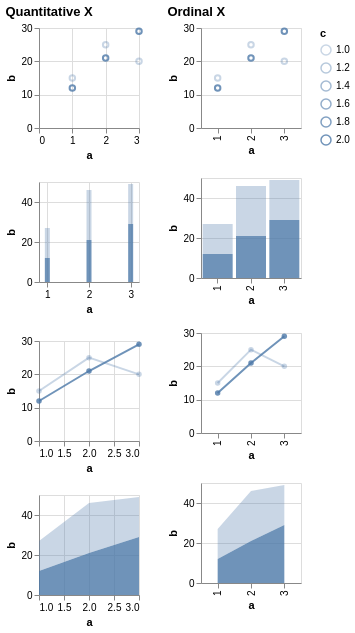

Source (Vega-Lite JSON):
### Vega specification from a JSON file in a GitHub repository (floating-point values rounded to 4 significant figures)
{"$schema": "https://vega.github.io/schema/vega/v5.json", "description": "Testing invalid", "background": "white", "padding": 5, "data": [{"name": "source_0", "values": [{"a": 1, "b": 15, "c": 1}, {"a": 2, "b": 25, "c": 1}, {"a": 3, "b": 20, "c": 1}, {"a": 1, "b": 12, "c": 2}, {"a": 2, "b": 21, "c": 2}, {"a": 3, "b": 29, "c": 2}, {"a": 1, "b": 8, "c": null}, {"a": 2, "b": 31, "c": null}, {"a": 3, "b": 49, "c": null}]}, {"name": "data_0", "source": "source_0", "transform": [{"type": "formula", "expr": "toNumber(datum[\"a\"])", "as": "a"}]}, {"name": "data_1", "source": "data_0", "transform": [{"type": "filter", "expr": "isValid(datum[\"a\"]) && isFinite(+datum[\"a\"]) && isValid(datum[\"b\"]) && isFinite(+datum[\"b\"]) && isValid(datum[\"c\"]) && isFinite(+datum[\"c\"])"}]}, {"name": "data_2", "source": "data_0", "transform": [{"type": "stack", "groupby": ["a"], "field": "b", "sort": {"field": ["c"], "order": ["descending"]}, "as": ["b_start", "b_end"], "offset": "zero"}, {"type": "filter", "expr": "isValid(datum[\"a\"]) && isFinite(+datum[\"a\"]) && isValid(datum[\"b\"]) && isFinite(+datum[\"b\"]) && isValid(datum[\"c\"]) && isFinite(+datum[\"c\"])"}]}, {"name": "data_3", "source": "data_0", "transform": [{"type": "impute", "field": "b", "groupby": ["c"], "key": "a", "method": "value", "value": 0}, {"type": "stack", "groupby": ["a"], "field": "b", "sort": {"field": ["c"], "order": ["descending"]}, "as": ["b_start", "b_end"], "offset": "zero"}, {"type": "filter", "expr": "isValid(datum[\"a\"]) && isFinite(+datum[\"a\"]) && isValid(datum[\"b\"]) && isFinite(+datum[\"b\"]) && isValid(datum[\"c\"]) && isFinite(+datum[\"c\"])"}]}, {"name": "data_4", "source": "data_0", "transform": [{"type": "filter", "expr": "isValid(datum[\"b\"]) && isFinite(+datum[\"b\"]) && isValid(datum[\"c\"]) && isFinite(+datum[\"c\"])"}]}, {"name": "data_5", "source": "data_0", "transform": [{"type": "stack", "groupby": ["a"], "field": "b", "sort": {"field": ["c"], "order": ["descending"]}, "as": ["b_start", "b_end"], "offset": "zero"}, {"type": "filter", "expr": "isValid(datum[\"b\"]) && isFinite(+datum[\"b\"]) && isValid(datum[\"c\"]) && isFinite(+datum[\"c\"])"}]}, {"name": "data_6", "source": "data_0", "transform": [{"type": "impute", "field": "b", "groupby": ["c"], "key": "a", "method": "value", "value": 0}, {"type": "stack", "groupby": ["a"], "field": "b", "sort": {"field": ["c"], "order": ["descending"]}, "as": ["b_start", "b_end"], "offset": "zero"}, {"type": "filter", "expr": "isValid(datum[\"b\"]) && isFinite(+datum[\"b\"]) && isValid(datum[\"c\"]) && isFinite(+datum[\"c\"])"}]}], "signals": [{"name": "childWidth", "value": 100}, {"name": "concat_0_childHeight", "value": 100}, {"name": "concat_1_childHeight", "value": 100}], "layout": {"padding": 20, "bounds": "full", "align": "each"}, "marks": [{"type": "group", "name": "concat_0_group", "title": {"text": "Quantitative X", "anchor": "start"}, "layout": {"padding": 20, "columns": 1, "bounds": "full", "align": "each"}, "marks": [{"type": "group", "name": "concat_0_concat_0_group", "style": "cell", "encode": {"update": {"width": {"signal": "childWidth"}, "height": {"signal": "concat_0_childHeight"}}}, "marks": [{"name": "concat_0_concat_0_marks", "type": "symbol", "style": ["point"], "from": {"data": "data_1"}, "encode": {"update": {"opacity": {"scale": "opacity", "field": "c"}, "fill": {"value": "transparent"}, "stroke": {"value": "#4c78a8"}, "ariaRoleDescription": {"value": "point"}, "description": {"signal": "\"a: \" + (format(datum[\"a\"], \"\")) + \"; b: \" + (format(datum[\"b\"], \"\")) + \"; c: \" + (format(datum[\"c\"], \"\"))"}, "x": {"scale": "concat_0_concat_0_x", "field": "a"}, "y": {"scale": "concat_0_concat_0_y", "field": "b"}}}}], "axes": [{"scale": "concat_0_concat_0_x", "orient": "bottom", "gridScale": "concat_0_concat_0_y", "grid": true, "tickCount": {"signal": "ceil(childWidth/40)"}, "domain": false, "labels": false, "aria": false, "maxExtent": 0, "minExtent": 0, "ticks": false, "zindex": 0}, {"scale": "concat_0_concat_0_y", "orient": "left", "gridScale": "concat_0_concat_0_x", "grid": true, "tickCount": {"signal": "ceil(concat_0_childHeight/40)"}, "domain": false, "labels": false, "aria": false, "maxExtent": 0, "minExtent": 0, "ticks": false, "zindex": 0}, {"scale": "concat_0_concat_0_x", "orient": "bottom", "grid": false, "title": "a", "labelFlush": true, "labelOverlap": true, "tickCount": {"signal": "ceil(childWidth/40)"}, "zindex": 0}, {"scale": "concat_0_concat_0_y", "orient": "left", "grid": false, "title": "b", "labelOverlap": true, "tickCount": {"signal": "ceil(concat_0_childHeight/40)"}, "zindex": 0}]}, {"type": "group", "name": "concat_0_concat_1_group", "style": "cell", "encode": {"update": {"width": {"signal": "childWidth"}, "height": {"signal": "concat_0_childHeight"}}}, "marks": [{"name": "concat_0_concat_1_marks", "type": "rect", "style": ["bar"], "from": {"data": "data_2"}, "encode": {"update": {"fill": {"value": "#4c78a8"}, "opacity": {"scale": "opacity", "field": "c"}, "ariaRoleDescription": {"value": "bar"}, "description": {"signal": "\"a: \" + (format(datum[\"a\"], \"\")) + \"; b: \" + (format(datum[\"b\"], \"\")) + \"; c: \" + (format(datum[\"c\"], \"\"))"}, "xc": {"scale": "concat_0_concat_1_x", "field": "a"}, "width": {"value": 5}, "y": {"scale": "concat_0_concat_1_y", "field": "b_end"}, "y2": {"scale": "concat_0_concat_1_y", "field": "b_start"}}}}], "axes": [{"scale": "concat_0_concat_1_x", "orient": "bottom", "gridScale": "concat_0_concat_1_y", "grid": true, "tickCount": {"signal": "ceil(childWidth/40)"}, "domain": false, "labels": false, "aria": false, "maxExtent": 0, "minExtent": 0, "ticks": false, "zindex": 0}, {"scale": "concat_0_concat_1_y", "orient": "left", "gridScale": "concat_0_concat_1_x", "grid": true, "tickCount": {"signal": "ceil(concat_0_childHeight/40)"}, "domain": false, "labels": false, "aria": false, "maxExtent": 0, "minExtent": 0, "ticks": false, "zindex": 0}, {"scale": "concat_0_concat_1_x", "orient": "bottom", "grid": false, "title": "a", "labelFlush": true, "labelOverlap": true, "tickCount": {"signal": "ceil(childWidth/40)"}, "zindex": 0}, {"scale": "concat_0_concat_1_y", "orient": "left", "grid": false, "title": "b", "labelOverlap": true, "tickCount": {"signal": "ceil(concat_0_childHeight/40)"}, "zindex": 0}]}, {"type": "group", "name": "concat_0_concat_2_group", "style": "cell", "encode": {"update": {"width": {"signal": "childWidth"}, "height": {"signal": "concat_0_childHeight"}}}, "marks": [{"name": "concat_0_concat_2_layer_0_pathgroup", "type": "group", "from": {"facet": {"name": "faceted_path_concat_0_concat_2_layer_0_main", "data": "data_1", "groupby": ["c"]}}, "encode": {"update": {"width": {"field": {"group": "width"}}, "height": {"field": {"group": "height"}}}}, "marks": [{"name": "concat_0_concat_2_layer_0_marks", "type": "line", "style": ["line"], "sort": {"field": "datum[\"a\"]"}, "from": {"data": "faceted_path_concat_0_concat_2_layer_0_main"}, "encode": {"update": {"stroke": {"value": "#4c78a8"}, "opacity": {"scale": "opacity", "field": "c"}, "description": {"signal": "\"a: \" + (format(datum[\"a\"], \"\")) + \"; b: \" + (format(datum[\"b\"], \"\")) + \"; c: \" + (format(datum[\"c\"], \"\"))"}, "x": {"scale": "concat_0_concat_2_x", "field": "a"}, "y": {"scale": "concat_0_concat_2_y", "field": "b"}}}}]}, {"name": "concat_0_concat_2_layer_1_marks", "type": "symbol", "style": ["point"], "from": {"data": "data_1"}, "encode": {"update": {"opacity": {"scale": "opacity", "field": "c"}, "fill": {"value": "#4c78a8"}, "ariaRoleDescription": {"value": "point"}, "description": {"signal": "\"a: \" + (format(datum[\"a\"], \"\")) + \"; b: \" + (format(datum[\"b\"], \"\")) + \"; c: \" + (format(datum[\"c\"], \"\"))"}, "x": {"scale": "concat_0_concat_2_x", "field": "a"}, "y": {"scale": "concat_0_concat_2_y", "field": "b"}}}}], "axes": [{"scale": "concat_0_concat_2_x", "orient": "bottom", "gridScale": "concat_0_concat_2_y", "grid": true, "tickCount": {"signal": "ceil(childWidth/40)"}, "domain": false, "labels": false, "aria": false, "maxExtent": 0, "minExtent": 0, "ticks": false, "zindex": 0}, {"scale": "concat_0_concat_2_y", "orient": "left", "gridScale": "concat_0_concat_2_x", "grid": true, "tickCount": {"signal": "ceil(concat_0_childHeight/40)"}, "domain": false, "labels": false, "aria": false, "maxExtent": 0, "minExtent": 0, "ticks": false, "zindex": 0}, {"scale": "concat_0_concat_2_x", "orient": "bottom", "grid": false, "title": "a", "labelFlush": true, "labelOverlap": true, "tickCount": {"signal": "ceil(childWidth/40)"}, "zindex": 0}, {"scale": "concat_0_concat_2_y", "orient": "left", "grid": false, "title": "b", "labelOverlap": true, "tickCount": {"signal": "ceil(concat_0_childHeight/40)"}, "zindex": 0}]}, {"type": "group", "name": "concat_0_concat_3_group", "style": "cell", "encode": {"update": {"width": {"signal": "childWidth"}, "height": {"signal": "concat_0_childHeight"}}}, "marks": [{"name": "concat_0_concat_3_pathgroup", "type": "group", "from": {"facet": {"name": "faceted_path_concat_0_concat_3_main", "data": "data_3", "groupby": ["c"]}}, "encode": {"update": {"width": {"field": {"group": "width"}}, "height": {"field": {"group": "height"}}}}, "marks": [{"name": "concat_0_concat_3_marks", "type": "area", "style": ["area"], "sort": {"field": "datum[\"a\"]"}, "from": {"data": "faceted_path_concat_0_concat_3_main"}, "encode": {"update": {"orient": {"value": "vertical"}, "fill": {"value": "#4c78a8"}, "opacity": {"scale": "opacity", "field": "c"}, "description": {"signal": "\"a: \" + (format(datum[\"a\"], \"\")) + \"; b: \" + (format(datum[\"b\"], \"\")) + \"; c: \" + (format(datum[\"c\"], \"\"))"}, "x": {"scale": "concat_0_concat_3_x", "field": "a"}, "y": {"scale": "concat_0_concat_3_y", "field": "b_end"}, "y2": {"scale": "concat_0_concat_3_y", "field": "b_start"}}}}]}], "axes": [{"scale": "concat_0_concat_3_x", "orient": "bottom", "gridScale": "concat_0_concat_3_y", "grid": true, "tickCount": {"signal": "ceil(childWidth/40)"}, "domain": false, "labels": false, "aria": false, "maxExtent": 0, "minExtent": 0, "ticks": false, "zindex": 0}, {"scale": "concat_0_concat_3_y", "orient": "left", "gridScale": "concat_0_concat_3_x", "grid": true, "tickCount": {"signal": "ceil(concat_0_childHeight/40)"}, "domain": false, "labels": false, "aria": false, "maxExtent": 0, "minExtent": 0, "ticks": false, "zindex": 0}, {"scale": "concat_0_concat_3_x", "orient": "bottom", "grid": false, "title": "a", "labelFlush": true, "labelOverlap": true, "tickCount": {"signal": "ceil(childWidth/40)"}, "zindex": 0}, {"scale": "concat_0_concat_3_y", "orient": "left", "grid": false, "title": "b", "labelOverlap": true, "tickCount": {"signal": "ceil(concat_0_childHeight/40)"}, "zindex": 0}]}]}, {"type": "group", "name": "concat_1_group", "title": {"text": "Ordinal X", "anchor": "start"}, "layout": {"padding": 20, "columns": 1, "bounds": "full", "align": "each"}, "marks": [{"type": "group", "name": "concat_1_concat_0_group", "style": "cell", "encode": {"update": {"width": {"signal": "childWidth"}, "height": {"signal": "concat_1_childHeight"}}}, "marks": [{"name": "concat_1_concat_0_marks", "type": "symbol", "style": ["point"], "from": {"data": "data_4"}, "encode": {"update": {"opacity": {"scale": "opacity", "field": "c"}, "fill": {"value": "transparent"}, "stroke": {"value": "#4c78a8"}, "ariaRoleDescription": {"value": "point"}, "description": {"signal": "\"a: \" + (isValid(datum[\"a\"]) ? datum[\"a\"] : \"\"+datum[\"a\"]) + \"; b: \" + (format(datum[\"b\"], \"\")) + \"; c: \" + (format(datum[\"c\"], \"\"))"}, "x": {"scale": "concat_1_concat_0_x", "field": "a"}, "y": {"scale": "concat_1_concat_0_y", "field": "b"}}}}], "axes": [{"scale": "concat_1_concat_0_y", "orient": "left", "gridScale": "concat_1_concat_0_x", "grid": true, "tickCount": {"signal": "ceil(concat_1_childHeight/40)"}, "domain": false, "labels": false, "aria": false, "maxExtent": 0, "minExtent": 0, "ticks": false, "zindex": 0}, {"scale": "concat_1_concat_0_x", "orient": "bottom", "grid": false, "title": "a", "labelAlign": "right", "labelAngle": 270, "labelBaseline": "middle", "zindex": 0}, {"scale": "concat_1_concat_0_y", "orient": "left", "grid": false, "title": "b", "labelOverlap": true, "tickCount": {"signal": "ceil(concat_1_childHeight/40)"}, "zindex": 0}]}, {"type": "group", "name": "concat_1_concat_1_group", "style": "cell", "encode": {"update": {"width": {"signal": "childWidth"}, "height": {"signal": "concat_1_childHeight"}}}, "marks": [{"name": "concat_1_concat_1_marks", "type": "rect", "style": ["bar"], "from": {"data": "data_5"}, "encode": {"update": {"fill": {"value": "#4c78a8"}, "opacity": {"scale": "opacity", "field": "c"}, "ariaRoleDescription": {"value": "bar"}, "description": {"signal": "\"a: \" + (isValid(datum[\"a\"]) ? datum[\"a\"] : \"\"+datum[\"a\"]) + \"; b: \" + (format(datum[\"b\"], \"\")) + \"; c: \" + (format(datum[\"c\"], \"\"))"}, "x": {"scale": "concat_1_concat_1_x", "field": "a"}, "width": {"signal": "max(0.25, bandwidth('concat_1_concat_1_x'))"}, "y": {"scale": "concat_1_concat_1_y", "field": "b_end"}, "y2": {"scale": "concat_1_concat_1_y", "field": "b_start"}}}}], "axes": [{"scale": "concat_1_concat_1_y", "orient": "left", "gridScale": "concat_1_concat_1_x", "grid": true, "tickCount": {"signal": "ceil(concat_1_childHeight/40)"}, "domain": false, "labels": false, "aria": false, "maxExtent": 0, "minExtent": 0, "ticks": false, "zindex": 0}, {"scale": "concat_1_concat_1_x", "orient": "bottom", "grid": false, "title": "a", "labelAlign": "right", "labelAngle": 270, "labelBaseline": "middle", "zindex": 0}, {"scale": "concat_1_concat_1_y", "orient": "left", "grid": false, "title": "b", "labelOverlap": true, "tickCount": {"signal": "ceil(concat_1_childHeight/40)"}, "zindex": 0}]}, {"type": "group", "name": "concat_1_concat_2_group", "style": "cell", "encode": {"update": {"width": {"signal": "childWidth"}, "height": {"signal": "concat_1_childHeight"}}}, "marks": [{"name": "concat_1_concat_2_layer_0_pathgroup", "type": "group", "from": {"facet": {"name": "faceted_path_concat_1_concat_2_layer_0_main", "data": "data_4", "groupby": ["c"]}}, "encode": {"update": {"width": {"field": {"group": "width"}}, "height": {"field": {"group": "height"}}}}, "marks": [{"name": "concat_1_concat_2_layer_0_marks", "type": "line", "style": ["line"], "sort": {"field": "datum[\"a\"]"}, "from": {"data": "faceted_path_concat_1_concat_2_layer_0_main"}, "encode": {"update": {"stroke": {"value": "#4c78a8"}, "opacity": {"scale": "opacity", "field": "c"}, "description": {"signal": "\"a: \" + (isValid(datum[\"a\"]) ? datum[\"a\"] : \"\"+datum[\"a\"]) + \"; b: \" + (format(datum[\"b\"], \"\")) + \"; c: \" + (format(datum[\"c\"], \"\"))"}, "x": {"scale": "concat_1_concat_2_x", "field": "a"}, "y": {"scale": "concat_1_concat_2_y", "field": "b"}}}}]}, {"name": "concat_1_concat_2_layer_1_marks", "type": "symbol", "style": ["point"], "from": {"data": "data_4"}, "encode": {"update": {"opacity": {"scale": "opacity", "field": "c"}, "fill": {"value": "#4c78a8"}, "ariaRoleDescription": {"value": "point"}, "description": {"signal": "\"a: \" + (isValid(datum[\"a\"]) ? datum[\"a\"] : \"\"+datum[\"a\"]) + \"; b: \" + (format(datum[\"b\"], \"\")) + \"; c: \" + (format(datum[\"c\"], \"\"))"}, "x": {"scale": "concat_1_concat_2_x", "field": "a"}, "y": {"scale": "concat_1_concat_2_y", "field": "b"}}}}], "axes": [{"scale": "concat_1_concat_2_y", "orient": "left", "gridScale": "concat_1_concat_2_x", "grid": true, "tickCount": {"signal": "ceil(concat_1_childHeight/40)"}, "domain": false, "labels": false, "aria": false, "maxExtent": 0, "minExtent": 0, "ticks": false, "zindex": 0}, {"scale": "concat_1_concat_2_x", "orient": "bottom", "grid": false, "title": "a", "labelAlign": "right", "labelAngle": 270, "labelBaseline": "middle", "zindex": 0}, {"scale": "concat_1_concat_2_y", "orient": "left", "grid": false, "title": "b", "labelOverlap": true, "tickCount": {"signal": "ceil(concat_1_childHeight/40)"}, "zindex": 0}]}, {"type": "group", "name": "concat_1_concat_3_group", "style": "cell", "encode": {"update": {"width": {"signal": "childWidth"}, "height": {"signal": "concat_1_childHeight"}}}, "marks": [{"name": "concat_1_concat_3_pathgroup", "type": "group", "from": {"facet": {"name": "faceted_path_concat_1_concat_3_main", "data": "data_6", "groupby": ["c"]}}, "encode": {"update": {"width": {"field": {"group": "width"}}, "height": {"field": {"group": "height"}}}}, "marks": [{"name": "concat_1_concat_3_marks", "type": "area", "style": ["area"], "sort": {"field": "datum[\"a\"]"}, "from": {"data": "faceted_path_concat_1_concat_3_main"}, "encode": {"update": {"orient": {"value": "vertical"}, "fill": {"value": "#4c78a8"}, "opacity": {"scale": "opacity", "field": "c"}, "description": {"signal": "\"a: \" + (isValid(datum[\"a\"]) ? datum[\"a\"] : \"\"+datum[\"a\"]) + \"; b: \" + (format(datum[\"b\"], \"\")) + \"; c: \" + (format(datum[\"c\"], \"\"))"}, "x": {"scale": "concat_1_concat_3_x", "field": "a"}, "y": {"scale": "concat_1_concat_3_y", "field": "b_end"}, "y2": {"scale": "concat_1_concat_3_y", "field": "b_start"}}}}]}], "axes": [{"scale": "concat_1_concat_3_y", "orient": "left", "gridScale": "concat_1_concat_3_x", "grid": true, "tickCount": {"signal": "ceil(concat_1_childHeight/40)"}, "domain": false, "labels": false, "aria": false, "maxExtent": 0, "minExtent": 0, "ticks": false, "zindex": 0}, {"scale": "concat_1_concat_3_x", "orient": "bottom", "grid": false, "title": "a", "labelAlign": "right", "labelAngle": 270, "labelBaseline": "middle", "zindex": 0}, {"scale": "concat_1_concat_3_y", "orient": "left", "grid": false, "title": "b", "labelOverlap": true, "tickCount": {"signal": "ceil(concat_1_childHeight/40)"}, "zindex": 0}]}]}], "scales": [{"name": "opacity", "type": "linear", "domain": {"fields": [{"data": "data_1", "field": "c"}, {"data": "data_2", "field": "c"}, {"data": "data_3", "field": "c"}, {"data": "data_4", "field": "c"}, {"data": "data_5", "field": "c"}, {"data": "data_6", "field": "c"}]}, "range": [0.3, 0.8], "zero": false}, {"name": "concat_0_concat_0_x", "type": "linear", "domain": {"data": "data_1", "field": "a"}, "range": [0, {"signal": "childWidth"}], "nice": true, "zero": true}, {"name": "concat_0_concat_0_y", "type": "linear", "domain": {"data": "data_1", "field": "b"}, "range": [{"signal": "concat_0_childHeight"}, 0], "nice": true, "zero": true}, {"name": "concat_0_concat_1_x", "type": "linear", "domain": {"data": "data_2", "field": "a"}, "range": [0, {"signal": "childWidth"}], "nice": true, "zero": false, "padding": 5}, {"name": "concat_0_concat_1_y", "type": "linear", "domain": {"data": "data_2", "fields": ["b_start", "b_end"]}, "range": [{"signal": "concat_0_childHeight"}, 0], "nice": true, "zero": true}, {"name": "concat_0_concat_2_x", "type": "linear", "domain": {"data": "data_1", "field": "a"}, "range": [0, {"signal": "childWidth"}], "nice": true, "zero": false}, {"name": "concat_0_concat_2_y", "type": "linear", "domain": {"data": "data_1", "field": "b"}, "range": [{"signal": "concat_0_childHeight"}, 0], "nice": true, "zero": true}, {"name": "concat_0_concat_3_x", "type": "linear", "domain": {"data": "data_3", "field": "a"}, "range": [0, {"signal": "childWidth"}], "nice": true, "zero": false}, {"name": "concat_0_concat_3_y", "type": "linear", "domain": {"data": "data_3", "fields": ["b_start", "b_end"]}, "range": [{"signal": "concat_0_childHeight"}, 0], "nice": true, "zero": true}, {"name": "concat_1_concat_0_x", "type": "point", "domain": {"data": "data_4", "field": "a", "sort": true}, "range": [0, {"signal": "childWidth"}], "padding": 0.5}, {"name": "concat_1_concat_0_y", "type": "linear", "domain": {"data": "data_4", "field": "b"}, "range": [{"signal": "concat_1_childHeight"}, 0], "nice": true, "zero": true}, {"name": "concat_1_concat_1_x", "type": "band", "domain": {"data": "data_5", "field": "a", "sort": true}, "range": [0, {"signal": "childWidth"}], "paddingInner": 0.1, "paddingOuter": 0.05}, {"name": "concat_1_concat_1_y", "type": "linear", "domain": {"data": "data_5", "fields": ["b_start", "b_end"]}, "range": [{"signal": "concat_1_childHeight"}, 0], "nice": true, "zero": true}, {"name": "concat_1_concat_2_x", "type": "point", "domain": {"data": "data_4", "field": "a", "sort": true}, "range": [0, {"signal": "childWidth"}], "padding": 0.5}, {"name": "concat_1_concat_2_y", "type": "linear", "domain": {"data": "data_4", "field": "b"}, "range": [{"signal": "concat_1_childHeight"}, 0], "nice": true, "zero": true}, {"name": "concat_1_concat_3_x", "type": "point", "domain": {"data": "data_6", "field": "a", "sort": true}, "range": [0, {"signal": "childWidth"}], "padding": 0.5}, {"name": "concat_1_concat_3_y", "type": "linear", "domain": {"data": "data_6", "fields": ["b_start", "b_end"]}, "range": [{"signal": "concat_1_childHeight"}, 0], "nice": true, "zero": true}], "legends": [{"opacity": "opacity", "symbolType": "circle", "title": "c", "encode": {"symbols": {"update": {"fill": {"value": "transparent"}, "stroke": {"value": "#4c78a8"}}}}}]}
